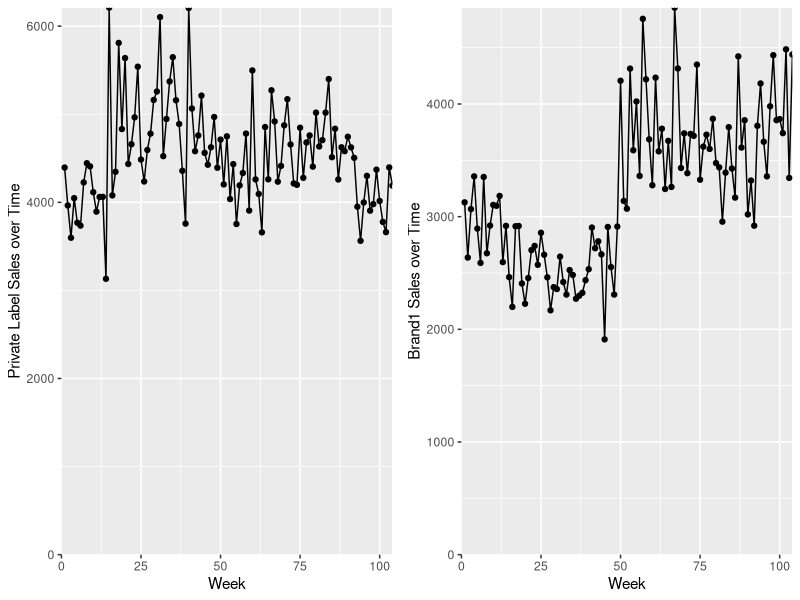
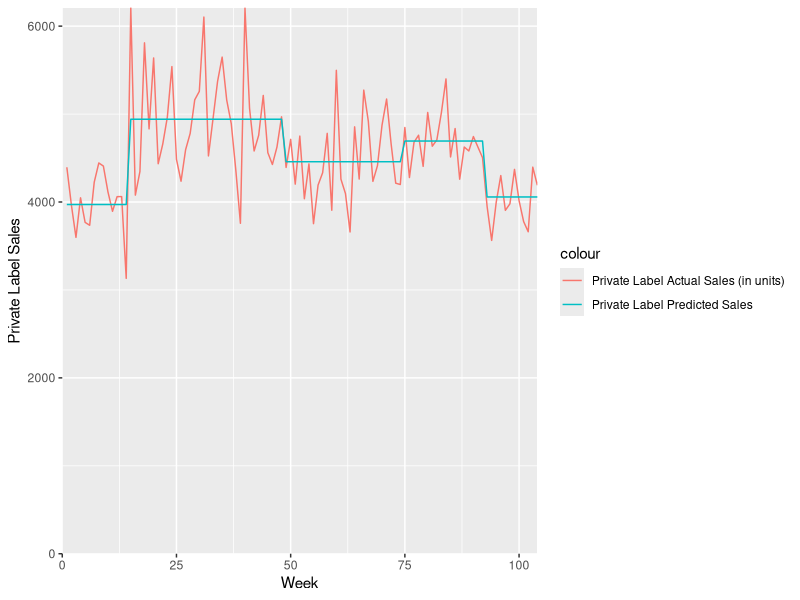
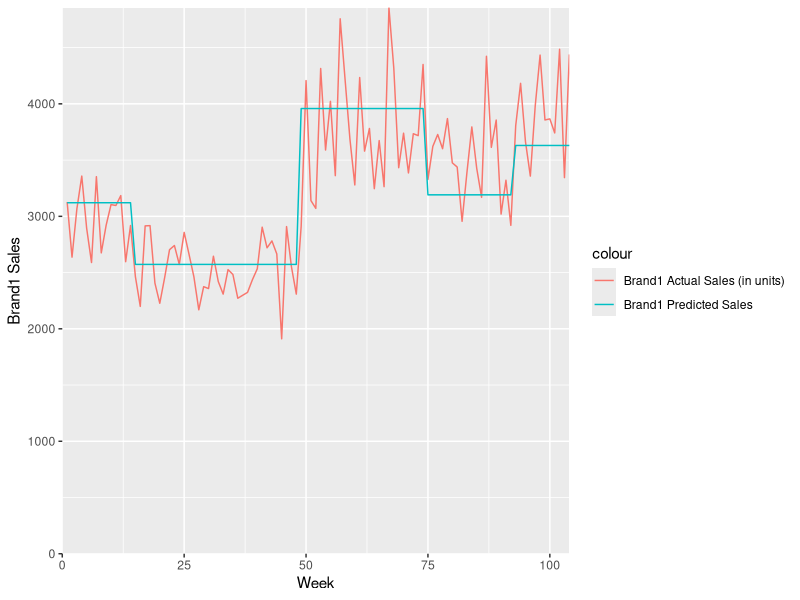
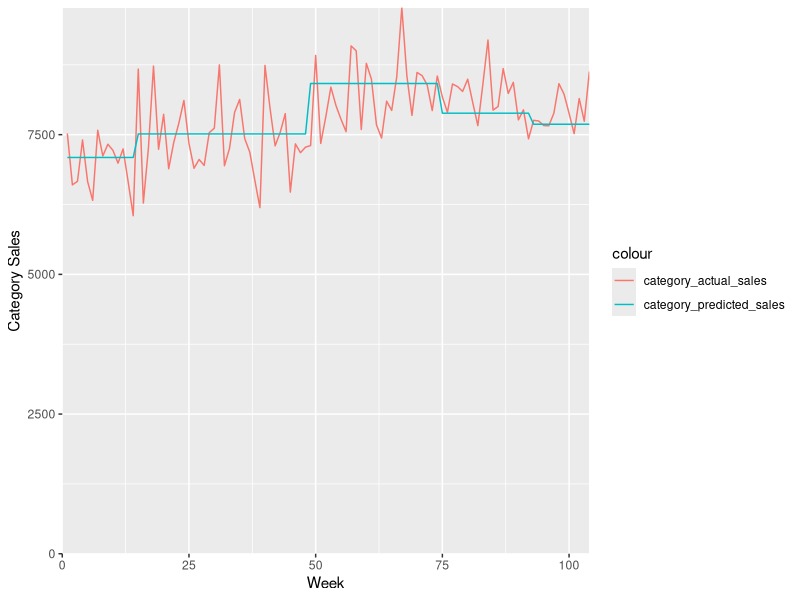

These charts were generated, in order, by the following R code:
library(readxl)
library(dplyr)
library(ggplot2)
library(cowplot)
library(scales)
data <- read_excel("Assignment_Pricing_Data.xls")

#To Understand the dataset
View(data)
summary(data)
str(data)

# 1. (2 points) Compute summary statistics to understand the data:
# a) Plot the sales data for the two brands separately, over time. 
# b) Report the (simple) average retail price per unit of each brand. Compute the $ price 
# gap between the brands at the average prices.
# c) Report the average weekly % retail margin of each brand.  
# d) Report the average weekly unit sales of each brand. 
# e) Report the average weekly market share of the two brands (within this retail account) 
# based on unit sales. Assume the category consists of these two brands only.
# f) Report the average weekly profits (in $) of the retailer and the manufacturer. 
# Remember that the retailer gets profits from selling brand 1 and the private label.

data1 <- data %>%
  select(Week,private_label_price, private_label_sales, private_label_cost, brand1_price,brand1_sales, brand1_cost, brand1_manufacturing_cost) %>%
  mutate(
    private_label_sales_units=private_label_sales*24,
    brand1_sales_units=brand1_sales*24,
    category_actual_sales=private_label_sales_units+brand1_sales_units,
    price_gap = brand1_price - private_label_price,
    retail_margin_private_label = (private_label_price - (private_label_cost/24))/private_label_price,
    retail_margin_brand1 = (brand1_price -(brand1_cost/24))/brand1_price,
    log_sales_brand1 = log(brand1_sales*24),
    price_private_label=2.39,
    price_brand1=2.69,
    log_sales_private_label=log(private_label_sales*24),
  )
View(data1)

# Part 1a. Plot of Sales data separately over time
plot_private_label <- ggplot(data=data1, aes(x=Week, y=private_label_sales_units, group=1)) +
  geom_line()+
  geom_point()+
  scale_x_continuous(expand = c(0, 0), limits = c(0, NA)) + 
  scale_y_continuous(expand = c(0, 0), limits = c(0, NA))+
  xlab("Week") + 
  ylab("Private Label Sales over Time")

plot_brand1 <- ggplot(data=data1, aes(x=Week, y=brand1_sales_units, group=1)) +
  geom_line()+
  geom_point()+
  scale_x_continuous(expand = c(0, 0), limits = c(0, NA)) + 
  scale_y_continuous(expand = c(0, 0), limits = c(0, NA))+
  xlab("Week") + 
  ylab("Brand1 Sales over Time")

plot_grid(plot_private_label,plot_brand1)

# Part 1b
Average_retail_price_private_label = mean(data1$private_label_price)
Average_retail_price_brand1 = mean(data1$brand1_price)
Price_gap = mean(data1$price_gap)
print(paste0("Average retail price of private label per unit is: $",format(round(Average_retail_price_private_label, 2), nsmall = 2))) 
print(paste0("Average retail price of brand 1 per unit is: $",format(round(Average_retail_price_brand1, 2), nsmall = 2))) 
print(paste0("Price Gap is: $",format(round(Price_gap, 2), nsmall = 2))) 

# Part 1c
Average_weekly_retail_margin_private_label = mean(data1$retail_margin_private_label)
Average_weekly_retail_margin_brand1 = mean(data1$retail_margin_brand1)
print(paste0("Average weekly retail margin of private label is: ",percent(Average_weekly_retail_margin_private_label, accuracy = 0.01))) 
print(paste0("Average weekly retail margin of brand 1 is: ",percent(Average_weekly_retail_margin_brand1, accuracy = 0.01))) 


# Part1d
Average_weekly_unit_sales_private_label = mean(data1$private_label_sales_units)
Average_weekly_unit_sales_brand1 = mean(data1$brand1_sales_units)
print(paste0("Average weekly unit sales of private label is: ",format(round(Average_weekly_unit_sales_private_label, 0), nsmall = 0)," units")) 
print(paste0("Average weekly unit sales of brand 1 is: ",format(round(Average_weekly_unit_sales_brand1, 0), nsmall = 0)," units")) 


#Part 1e
Market_share_private_label = Average_weekly_unit_sales_private_label/(Average_weekly_unit_sales_private_label+Average_weekly_unit_sales_brand1)
Market_share_brand1 = Average_weekly_unit_sales_brand1/(Average_weekly_unit_sales_private_label+Average_weekly_unit_sales_brand1)
print(paste0("Market share of private label is: ",percent(Market_share_private_label, accuracy = 0.01))) 
print(paste0("Market share of brand 1 is: ",percent(Market_share_brand1, accuracy = 0.01))) 



#Part 1f
Retailer_profit_private_label=(mean(data1$private_label_price)-mean(data1$private_label_cost)/24)*Average_weekly_unit_sales_private_label
Retailer_profit_brand1=(mean(data1$brand1_price)-mean(data1$brand1_cost)/24)*Average_weekly_unit_sales_brand1
Total_Retailer_profit=Retailer_profit_private_label+Retailer_profit_brand1

Manufacturer_cost_brand1 = mean(data1$brand1_manufacturing_cost)/24 + 10/24
Manufacturer_selling_price_brand1 = mean(data1$brand1_cost)/24
Total_Manufacturer_profit =  (Manufacturer_selling_price_brand1-Manufacturer_cost_brand1)*Average_weekly_unit_sales_brand1


print(paste0("Weekly Retailer Profit is: $",format(round(Total_Retailer_profit, 2), nsmall = 2)))
print(paste0("Weekly Manufacturer Profit is: $",format(round(Total_Manufacturer_profit, 2), nsmall = 2)))


# 2. (3 points) Determine the variables that should be included in the marketing mix models 
# (one model each for brand 1 and the private label).  Estimate the models. 
# Use the semi-log (or exponential) form of the model. Show the regression outputs. 
# Note: DO NOT include a trend variable in the model. DO NOT include or control for seasonality in the model

reg1 <- lm(log(private_label_sales_units) ~ private_label_price + brand1_price, data = data1)
summary(reg1)

reg2 <- lm(log(brand1_sales_units) ~ private_label_price + brand1_price, data = data1)
summary(reg2)


# 3. (4 points) Assess the validity of the models based on (i) face validity of the estimated 
# coefficients, (ii) statistical significance of the overall models, and (iii) statistical significance 
# of estimated coefficients.  Plot the predicted versus actual sales (within the estimation 
# sample) for each brand and for the category. You should have three graphs in total, one each 
# for brand 1, private label, and the category. Horizontal axis is time, vertical axis is sales.   
# Category sales is sum of sales of the two brands.

data2 <- data1 %>%
  select(everything()) %>%
  mutate(
    log_private_label_sales_units=log(private_label_sales_units),
    log_brand1_sales_units=log(brand1_sales_units),
    private_label_predicted_sales=exp(reg1$coefficients[1]+reg1$coefficients["private_label_price"]*private_label_price+reg1$coefficients["brand1_price"]*brand1_price)*exp(1/2*anova(reg1)['Residuals', 'Mean Sq']),
    brand1_predicted_sales=exp(reg2$coefficients[1]+reg2$coefficients["private_label_price"]*private_label_price+reg2$coefficients["brand1_price"]*brand1_price)*exp(1/2*anova(reg2)['Residuals', 'Mean Sq']),
    category_predicted_sales=private_label_predicted_sales+brand1_predicted_sales,
  )
View(data2)

ggplot(data=data2, aes(x=Week)) + 
  geom_line(aes(y = private_label_sales_units, colour = "Private Label Actual Sales (in units)")) + 
  geom_line(aes(y = private_label_predicted_sales, colour = "Private Label Predicted Sales"))+
  scale_x_continuous(expand = c(0, 0), limits = c(0, NA)) + 
  scale_y_continuous(expand = c(0, 0), limits = c(0, NA))+
  xlab("Week") + 
  ylab("Private Label Sales")

ggplot(data=data2, aes(x=Week)) + 
  geom_line(aes(y = brand1_sales_units, colour = "Brand1 Actual Sales (in units)")) + 
  geom_line(aes(y = brand1_predicted_sales, colour = "Brand1 Predicted Sales"))+
  scale_x_continuous(expand = c(0, 0), limits = c(0, NA)) + 
  scale_y_continuous(expand = c(0, 0), limits = c(0, NA))+
  xlab("Week") + 
  ylab("Brand1 Sales")

ggplot(data=data2, aes(x=Week)) + 
  geom_line(aes(y = category_actual_sales, colour = "category_actual_sales")) + 
  geom_line(aes(y = category_predicted_sales, colour = "category_predicted_sales"))+
  scale_x_continuous(expand = c(0, 0), limits = c(0, NA)) + 
  scale_y_continuous(expand = c(0, 0), limits = c(0, NA))+
  xlab("Week") + 
  ylab("Category Sales")


# 4. (7 points) In this question you will determine the optimal selling price of the manufacturer 
# using Excel or calculus for an average week. Make reasonable assumptions about 
# manufacturer costs and state them. Remember that the retailer sets the retail price.  Assume 
# that the retailer has margin goals that serve as norms. Please state your assumptions about 
# the retailer clearly. With regard to the competitor’s price, consider the following two 
# scenarios (these reflect our assumptions about how the retailer will price the private label) 
# and provide the optimal selling price of the manufacturer under each scenario separately:
# a) Assume that the private label’s retail price is fixed at the average level in the data.  
# b) Assume that the private label’s retail price is always 35 cents below the retail price 
# of brand 1.
# Please make sure that the steps you followed in your analysis are clear, otherwise we cannot 
# give partial credit.

#Key Parameters
Average_retail_margin_brand1 <- 0.17
Brand1_product_cost_per_case <- 28.43
Brand1_selling_cost_per_case <- 10
Brand1_cost_per_case = Brand1_product_cost_per_case+ Brand1_selling_cost_per_case
Brand1_cost_per_unit = Brand1_cost_per_case/24

Private_label_cost_per_case <- 39.79
Private_label_cost_per_unit = Private_label_cost_per_case/24


# Part 4a: Private Label retail price fixed at current level
fn <- function(v) {
  price_to_retailer = v
  manufacturer_markup = price_to_retailer - Brand1_cost_per_case/24
  case_price_retailer = price_to_retailer*24
  consumer_price=price_to_retailer/(1-Average_retail_margin_brand1)
  
  private_label_price = consumer_price-0.35
  
  brand1_sales = exp(reg2$coefficients[1]+reg2$coefficients["private_label_price"]*private_label_price+reg2$coefficients["brand1_price"]*consumer_price)*exp(1/2*anova(reg2)['Residuals', 'Mean Sq'])
  manufacturer_profit = manufacturer_markup*brand1_sales
  
  return <- (manufacturer_profit)
}
out_4a<-optim(par = c(1), fn = fn,control=list(fnscale=-1))
# Need to add "control=list(fnscale=-1)" to maximize the manufacturer profit in the optim function 

out_4a
print(paste0("Optimized Manufacutrer price (4a) is: $",format(round(out_4a$par, 2), nsmall = 2))) 


# Part 4b: Private Label retail price fixed at Brand1 price less 35 cents
fn <- function(v) {
  price_to_retailer = v
  manufacturer_markup = price_to_retailer - Brand1_cost_per_case/24
  case_price_retailer = price_to_retailer*24
  consumer_price=price_to_retailer/(1-Average_retail_margin_brand1)
  
  private_label_price =2.15
  
  brand1_sales = exp(reg2$coefficients[1]+reg2$coefficients["private_label_price"]*private_label_price+reg2$coefficients["brand1_price"]*consumer_price)*exp(1/2*anova(reg2)['Residuals', 'Mean Sq'])
  manufacturer_profit = manufacturer_markup*brand1_sales
  
  return <- (manufacturer_profit)
}
out_4b<-optim(par = c(1), fn = fn,control=list(fnscale=-1))
out_4b
print(paste0("Optimized Manufacutrer price (4b) is: $",format(round(out_4b$par, 2), nsmall = 2))) 


# 5. (4 points) In this question you will compute the “implied” values of different variables at the 
# optimal prices in each of scenarios 4(a) and 4(b) and compare them with the current 
# situation.  Fill in the table below for a typical week. Take the retailer’s cost of the private 
# label to be the average cost in the historical data. The last column can be filled in by 
# reproducing your answers to Q1 (d), (e), and (f).

#5a
price_to_retailer = out_4a$par
manufacturer_markup = price_to_retailer - Brand1_cost_per_case/24
case_price_retailer = price_to_retailer*24
consumer_price=price_to_retailer/(1-Average_retail_margin_brand1)

private_label_price = consumer_price-0.35


brand1_sales = exp(reg2$coefficients[1]+reg2$coefficients["private_label_price"]*private_label_price+reg2$coefficients["brand1_price"]*consumer_price)*exp(1/2*anova(reg2)['Residuals', 'Mean Sq'])
private_label_sales = exp(reg1$coefficients[1]+reg1$coefficients["private_label_price"]*private_label_price+reg1$coefficients["brand1_price"]*consumer_price)*exp(1/2*anova(reg1)['Residuals', 'Mean Sq'])

manufacturer_profit = manufacturer_markup*brand1_sales
Retailer_profit_private_label=(private_label_price-Private_label_cost_per_unit)*private_label_sales
Retailer_profit_brand1= (consumer_price-price_to_retailer)*brand1_sales
Retailer_total_profit=Retailer_profit_private_label+Retailer_profit_brand1

Market_share_brand1 = brand1_sales/(brand1_sales+private_label_sales)
Market_share_private_label = private_label_sales/(brand1_sales+private_label_sales)

print("####################")
print("Table 5: Scenario 4a")
print(paste0("Brand1 sales is: $",format(round(brand1_sales, 2), nsmall = 2))) 
print(paste0("Private label sales is: $",format(round(private_label_sales, 2), nsmall = 2))) 

print(paste0("Market share of brand 1 is: ",percent(Market_share_brand1, accuracy = 0.01))) 
print(paste0("Market share of private label is: ",percent(Market_share_private_label, accuracy = 0.01))) 

print(paste0("Retailer Weekly profit is: $",format(round(Retailer_total_profit, 2), nsmall = 2))) 
print(paste0("Manufacturer weekly profit is: $",format(round(manufacturer_profit, 2), nsmall = 2))) 

#5b
price_to_retailer = out_4b$par
manufacturer_markup = price_to_retailer - Brand1_cost_per_case/24
case_price_retailer = price_to_retailer*24
consumer_price=price_to_retailer/(1-Average_retail_margin_brand1)

private_label_price =2.15

brand1_sales_4b = exp(reg2$coefficients[1]+reg2$coefficients["private_label_price"]*private_label_price+reg2$coefficients["brand1_price"]*consumer_price)*exp(1/2*anova(reg2)['Residuals', 'Mean Sq'])
private_label_sales_4b = exp(reg1$coefficients[1]+reg1$coefficients["private_label_price"]*private_label_price+reg1$coefficients["brand1_price"]*consumer_price)*exp(1/2*anova(reg1)['Residuals', 'Mean Sq'])

manufacturer_profit_4b = manufacturer_markup*brand1_sales_4b
Retailer_profit_private_label_4b=(private_label_price-Private_label_cost_per_unit)*private_label_sales_4b
Retailer_profit_brand1_4b= (consumer_price-price_to_retailer)*brand1_sales_4b
Retailer_total_profit_4b=Retailer_profit_private_label_4b+Retailer_profit_brand1_4b

Market_share_brand1_4b = brand1_sales_4b/(brand1_sales_4b+private_label_sales_4b)
Market_share_private_label_4b = private_label_sales_4b/(brand1_sales_4b+private_label_sales_4b)

print("####################")
print("Table 5: Scenario 4b")
print(paste0("Brand1 sales is: $",format(round(brand1_sales_4b, 2), nsmall = 2))) 
print(paste0("Private label sales is: $",format(round(private_label_sales_4b, 2), nsmall = 2))) 

print(paste0("Market share of brand 1 is: ",percent(Market_share_brand1_4b, accuracy = 0.01))) 
print(paste0("Market share of private label is: ",percent(Market_share_private_label_4b, accuracy = 0.01))) 

print(paste0("Retailer Weekly profit is: $",format(round(Retailer_total_profit_4b, 2), nsmall = 2))) 
print(paste0("Manufacturer weekly profit is: $",format(round(manufacturer_profit_4b, 2), nsmall = 2))) 

